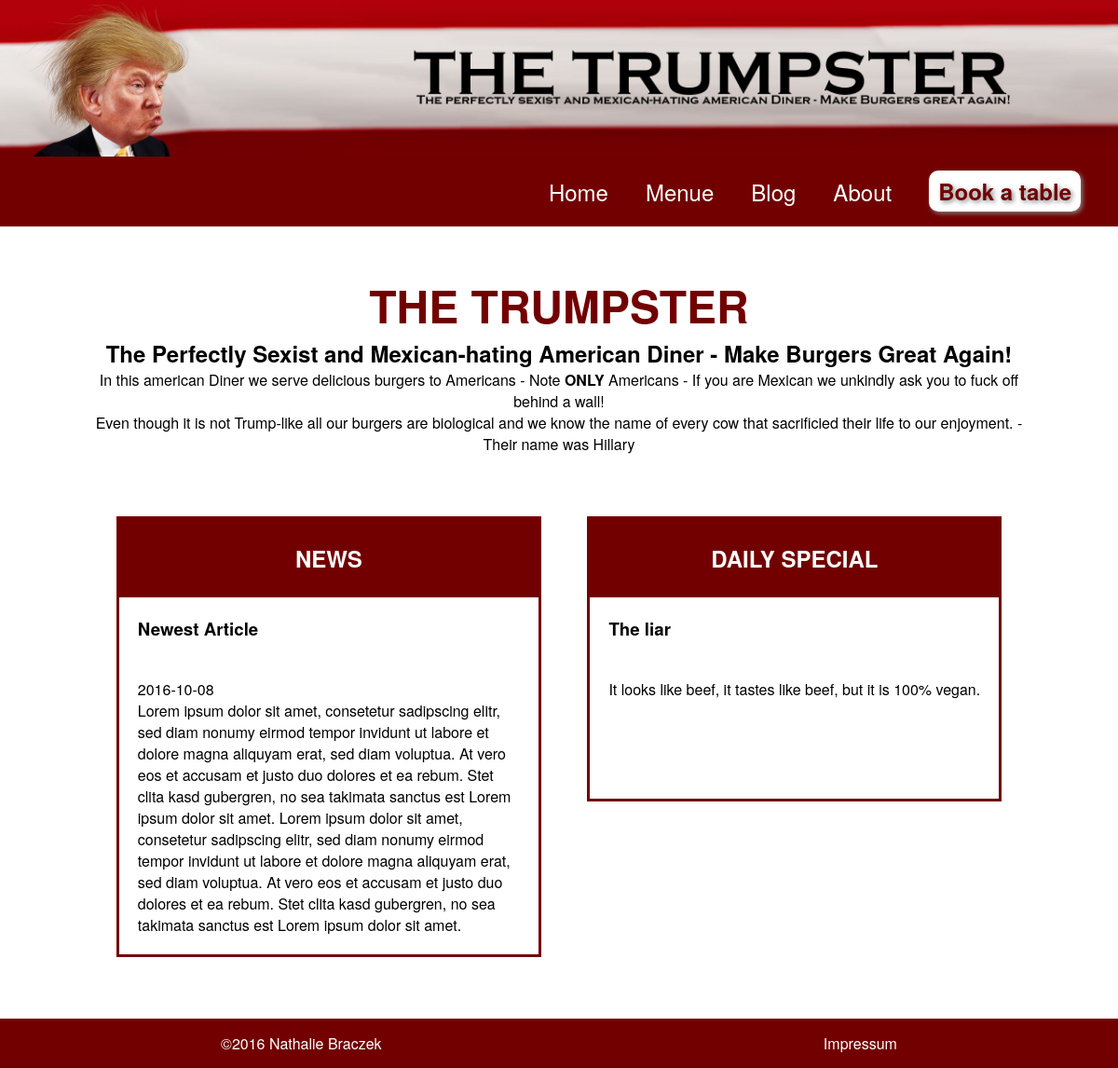
Screenshot of /src/public/index.php with the database file from the repository.
### tables this page shows
CREATE TABLE `article` (
  `Article_ID` int(11) NOT NULL,
  `Article_Title` varchar(64) NOT NULL,
  `Article_Created` date NOT NULL,
  `Article_Content` mediumtext NOT NULL
);

CREATE TABLE `products` (
  `Product_ID` int(11) NOT NULL,
  `Product_Title` varchar(64) NOT NULL,
  `Product_Description` mediumtext NOT NULL,
  `Product_Price` float NOT NULL,
  `Product_Special` tinyint(1) NOT NULL,
  `Product_Restriction` enum('Vegetarian','Vegan','Pesketarian','Normal') NOT NULL,
  `Product_Category` enum('Food','Drink','Menue','') NOT NULL,
  `Product_Votes` int(11) NOT NULL,
  `Product_Total` int(11) NOT NULL
);

### src/classes/ArticleRepo.php (called while the page is built, shortened)
<?php
class ArticleRepo
{
    private $database;
    public function __construct($database)
    {
        $this->database = $database;
    }
    public function getNewest()
    {
        $sql    = "SELECT * FROM article ORDER BY Article_Created DESC";
        $result = mysqli_query($this->database, $sql, MYSQLI_ASSOC);
        return $result->fetch_object();
    }
}

### src/classes/ProductsRepo.php (called while the page is built, shortened)
<?php
class ProductsRepo
{
    private $database;
    public function __construct($database)
    {
        $this->database = $database;
    }
    public function getSpecial()
    {
        $sql    = "SELECT * FROM products WHERE Product_Special=1";
        $result = mysqli_query($this->database, $sql, MYSQLI_ASSOC);
        return $result->fetch_object();
    }
}

### src/public/index.php (the view, shortened to what this page needs)
<?php
$databaseConnection = new DatabaseConnection();
$database           = $databaseConnection->connect();
$articleRepo        = new ArticleRepo($database);
$articles           = $articleRepo->getNewest();
$productsRepo       = new ProductsRepo($database);
$special            = $productsRepo->getSpecial();
?>
<html>
    <head>
        <link rel="stylesheet" type="text/css" href="css/restaurantStyle.css"/>
    </head>
    <body>
        <?php include "partial/header.php"; ?>
        <div class="content">
            <div id="description">
                <h1>The Trumpster</h1>
                <h2>The Perfectly Sexist and Mexican-hating American Diner - Make Burgers Great Again!</h2>
                <p>In this american Diner we serve delicious burgers to Americans - Note <strong>ONLY</strong> Americans
                    -
                    If you are Mexican we unkindly ask you to fuck off behind a wall!<br>
                    Even though it is not Trump-like all our burgers are biological and we know the name of every cow
                    that sacrificied their life to our enjoyment. - Their name was Hillary</p>
            </div>
            <div class="container">
                <div class="box">
                    <h2 class="title">News</h2>
                    <h3  class="padding"><?php echo $articles->Article_Title; ?></h3>
                    <p  class="padding">
                        <?php echo $articles->Article_Created; ?>
                        <br>
                        <?php echo $articles->Article_Content; ?>
                    </p>
                </div>
                <div class="box">
                    <h2 class="title">Daily Special</h2>
                    <h3 class="padding"><?php echo $special->Product_Title; ?></h3>
                    <p class="padding"><?php echo $special->Product_Description; ?></p>
                </div>
            </div>
        </div>
        <?php include "partial/footer.php"; ?>
    </body>
</html>

### src/public/css/restaurantStyle.css (style rules this page uses)
* { margin:0; padding:0; font-family: "Helvetica Neue", Helvetica, Arial, sans-serif; }
h1,h2,h3 { font-weight: 900; }
h1 { text-transform: uppercase; }
.content { margin: 50px 100px 50px 100px; }
.container { display: -webkit-box; display: -moz-box; display: -ms-flexbox; display: -webkit-flex; display: flex; flex-direction: row; flex-wrap: wrap; justify-content: space-around; align-items: flex-start; align-content: space-around; }
#description { margin-bottom: 50px; text-align: center; }
#description h1 { color: #720000; font-size: 3em; }
.box { border: solid #720000; min-width: 20%; max-width: 45%; min-height: 300px; margin: 1em 0; }
.padding { padding: 20px; }
.title { background-color: #720000; color: white; padding: 25px; text-align: center; text-transform: uppercase; }

### rows the page displays
article: Article_Title "Newest Article", Article_Created "2016-10-08", Article_Content "Lorem ipsum dolor sit amet, consetetur sadipscing elitr, sed diam nonumy eirmod tempor invidunt ut labore et dolore magna aliquyam erat, sed diam voluptua. At vero eos et accusam et justo duo dolores et ea rebum. Stet clita kasd gubergren, no sea takimata sanctus est Lorem ipsum dolor sit amet. Lorem ipsum dolor sit amet, consetetur sadipscing elitr, sed diam nonumy eirmod tempor invidunt ut labore et dolore magna aliquyam erat, sed diam voluptua. At vero eos et accusam et justo duo dolores et ea rebum. Stet clita kasd gubergren, no sea takimata sanctus est Lorem ipsum dolor sit amet."
products: Product_Title "The liar", Product_Description "It looks like beef, it tastes like beef, but it is 100% vegan."
